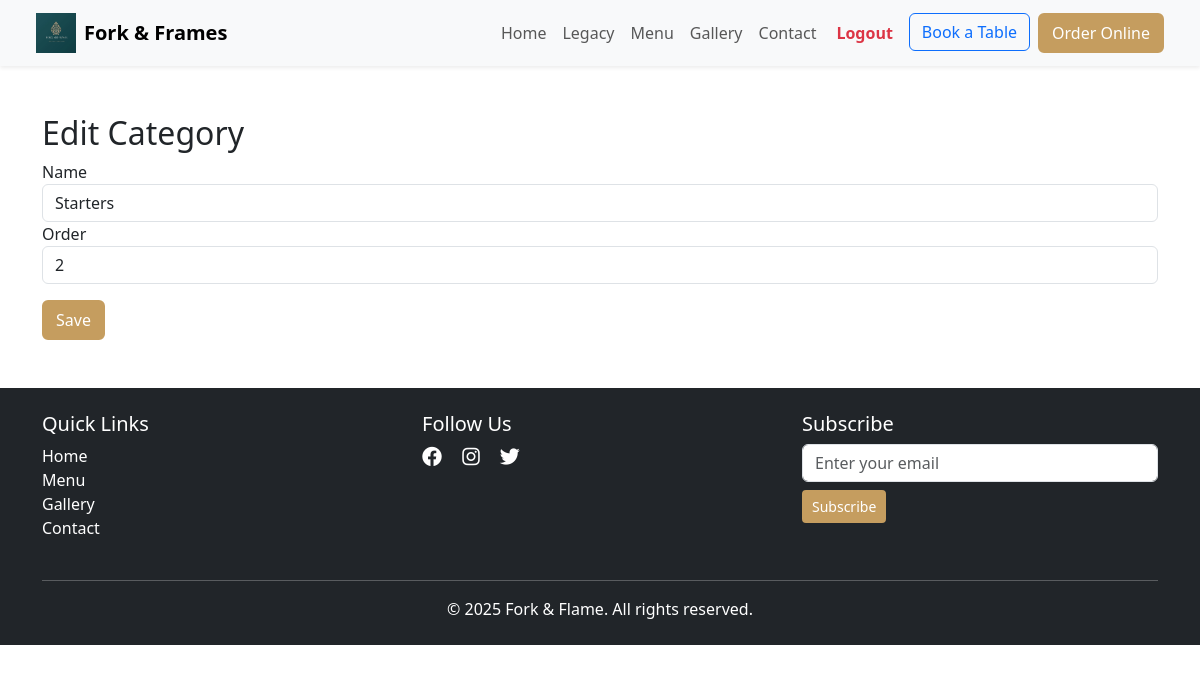
/categories/1/edit/ (signed in), run on the app's committed database.
### restaurant_app/models.py (models this page shows, shortened)
class Category(models.Model):
    name = models.CharField(max_length=100)
    order = models.PositiveIntegerField(default=0)

### restaurant_app/views.py (the view, shortened to what this page needs)
# urls.py: path('categories/<int:pk>/edit/', CategoryUpdateView.as_view(), name='category_update'),
@method_decorator(login_required, name='dispatch')
class CategoryUpdateView(UpdateView):
    model = Category
    form_class = CategoryForm
    template_name = 'restaurant_app/category_form.html'
    def dispatch(self, request, *args, **kwargs):
        if not request.user.is_staff:
            return redirect('home')
        return super().dispatch(request, *args, **kwargs)

### restaurant_app/forms.py
class CategoryForm(forms.ModelForm):
    class Meta:
        model = Category
        fields = ['name', 'order']
        widgets = {
            'name': forms.TextInput(attrs={'class': 'form-control'}),
            'order': forms.NumberInput(attrs={'class': 'form-control'}),'description': forms.Textarea(attrs={'class': 'form-control', 'rows': 3}),
        }

### restaurant_app/templates/restaurant_app/category_form.html (shortened to what this page needs)
{% extends 'restaurant_app/base.html' %}
{% block content %}
<div class="container mt-5">
    <h2>{{ form.instance.pk|yesno:"Edit Category,Add Category" }}</h2>
    <form method="post">
        <div class="form-group">
            <label for="id_name">Name</label>
            {{ form.name }}
        </div>
        <div class="form-group">
            <label for="id_order">Order</label>
            {{ form.order }}
        </div>
        <button type="submit" class="btn btn-primary mt-3">Save</button>
    </form>
</div>
{% endblock %}

### restaurant_app/static/css/home.css (style rules this page uses)
.btn-primary, .signup-btn { background: #c59d5f; color: #fff; border: 2px solid #c59d5f; }

### data on the page
Category: instance.pk "Edit Category", name "Starters", order "2"
